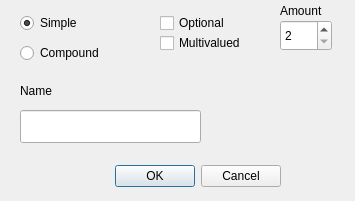
<?xml version="1.0" encoding="UTF-8"?>
<ui version="4.0">
 <class>AttDialogAdd</class>
 <widget class="QDialog" name="AttDialogAdd">
  <property name="geometry">
   <rect>
    <x>0</x>
    <y>0</y>
    <width>355</width>
    <height>201</height>
   </rect>
  </property>
  <property name="windowTitle">
   <string>Dialog</string>
  </property>
  <widget class="QDialogButtonBox" name="buttonBox">
   <property name="geometry">
    <rect>
     <x>100</x>
     <y>160</y>
     <width>181</width>
     <height>32</height>
    </rect>
   </property>
   <property name="orientation">
    <enum>Qt::Horizontal</enum>
   </property>
   <property name="standardButtons">
    <set>QDialogButtonBox::Cancel|QDialogButtonBox::Ok</set>
   </property>
  </widget>
  <widget class="QLabel" name="nameLabel">
   <property name="geometry">
    <rect>
     <x>20</x>
     <y>80</y>
     <width>67</width>
     <height>21</height>
    </rect>
   </property>
   <property name="text">
    <string>Name</string>
   </property>
  </widget>
  <widget class="QLineEdit" name="nameLEdit">
   <property name="geometry">
    <rect>
     <x>20</x>
     <y>110</y>
     <width>181</width>
     <height>33</height>
    </rect>
   </property>
  </widget>
  <widget class="QLabel" name="amountLabel">
   <property name="geometry">
    <rect>
     <x>280</x>
     <y>0</y>
     <width>67</width>
     <height>21</height>
    </rect>
   </property>
   <property name="text">
    <string>Amount</string>
   </property>
  </widget>
  <widget class="QCheckBox" name="nullChBox">
   <property name="geometry">
    <rect>
     <x>160</x>
     <y>10</y>
     <width>81</width>
     <height>26</height>
    </rect>
   </property>
   <property name="text">
    <string>Optional</string>
   </property>
  </widget>
  <widget class="QSpinBox" name="amoutSpinBox">
   <property name="geometry">
    <rect>
     <x>280</x>
     <y>20</y>
     <width>52</width>
     <height>31</height>
    </rect>
   </property>
   <property name="minimum">
    <number>2</number>
   </property>
   <property name="maximum">
    <number>10</number>
   </property>
  </widget>
  <widget class="QRadioButton" name="simpleButton">
   <property name="geometry">
    <rect>
     <x>20</x>
     <y>10</y>
     <width>110</width>
     <height>26</height>
    </rect>
   </property>
   <property name="text">
    <string>Simple</string>
   </property>
   <property name="checked">
    <bool>true</bool>
   </property>
   <attribute name="buttonGroup">
    <string notr="true">typeButtonGroup</string>
   </attribute>
  </widget>
  <widget class="QRadioButton" name="compoundButton">
   <property name="geometry">
    <rect>
     <x>20</x>
     <y>40</y>
     <width>110</width>
     <height>26</height>
    </rect>
   </property>
   <property name="text">
    <string>Compound</string>
   </property>
   <attribute name="buttonGroup">
    <string notr="true">typeButtonGroup</string>
   </attribute>
  </widget>
  <widget class="QCheckBox" name="multivaluedCBox">
   <property name="geometry">
    <rect>
     <x>160</x>
     <y>30</y>
     <width>111</width>
     <height>26</height>
    </rect>
   </property>
   <property name="text">
    <string>Multivalued</string>
   </property>
  </widget>
 </widget>
 <tabstops>
  <tabstop>nameLEdit</tabstop>
  <tabstop>simpleButton</tabstop>
  <tabstop>compoundButton</tabstop>
  <tabstop>multivaluedCBox</tabstop>
  <tabstop>amoutSpinBox</tabstop>
  <tabstop>nullChBox</tabstop>
 </tabstops>
 <resources/>
 <connections>
  <connection>
   <sender>buttonBox</sender>
   <signal>accepted()</signal>
   <receiver>AttDialogAdd</receiver>
   <slot>accept()</slot>
   <hints>
    <hint type="sourcelabel">
     <x>248</x>
     <y>254</y>
    </hint>
    <hint type="destinationlabel">
     <x>157</x>
     <y>274</y>
    </hint>
   </hints>
  </connection>
  <connection>
   <sender>buttonBox</sender>
   <signal>rejected()</signal>
   <receiver>AttDialogAdd</receiver>
   <slot>reject()</slot>
   <hints>
    <hint type="sourcelabel">
     <x>316</x>
     <y>260</y>
    </hint>
    <hint type="destinationlabel">
     <x>286</x>
     <y>274</y>
    </hint>
   </hints>
  </connection>
 </connections>
 <buttongroups>
  <buttongroup name="typeButtonGroup"/>
 </buttongroups>
</ui>
